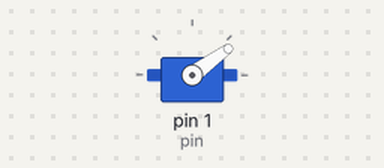
This sketch was run on a simulated Arduino Uno, built with avr-gcc and run on an emulated ATmega328P. On the bench: servo.

Above: at 6.05 s.
At 10.5 s:
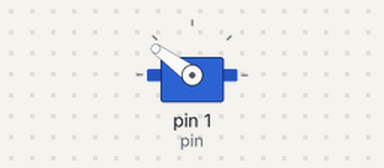
At 12.0 s:
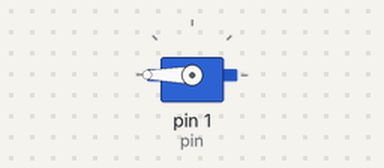
At 15.0 s:
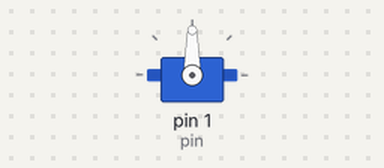
Timing chart, 0 to 19.7 s (numbered marks = the images above):
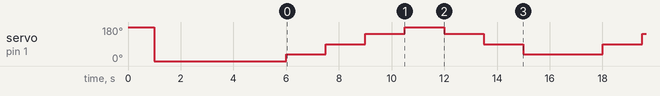

Measured:
- by itself, servo on pin 1 (pin): moves between 0° and 180°, repeating every 52.5 s

The sketch:

BLMotor_sample.ino
```cpp
#include <Servo.h>//ライブラリ

#define pin 1//ESCとの接続ピン

Servo esc;//escという名前で宣言

void setup()
{
  esc.attach(pin, 1000, 2000); //ESCとの接続ピンの指定及び最小値と最大値

  esc.writeMicroseconds(2000);//最大値
  delay(1000);//余裕を持って1秒にしてあります

  esc.writeMicroseconds(1000);//最小値
  delay(5000);//上と同じ理由と急に回らないように5秒としてあります
}

void loop()
{
  //安全のため20%で2秒間回転した後停止するようにしています
  esc.writeMicroseconds(1200);
  delay(1500);
  esc.writeMicroseconds(1500);
  delay(1500);
  esc.writeMicroseconds(1800);
  delay(1500);
  esc.writeMicroseconds(2000);
  delay(1500);
  esc.writeMicroseconds(1800);
  delay(1500);
  esc.writeMicroseconds(1500);
  delay(1500);
  esc.writeMicroseconds(1200);
  delay(1500);
/*
  while (1)
  {
    esc.writeMicroseconds(1000);
  }*/
}
```
